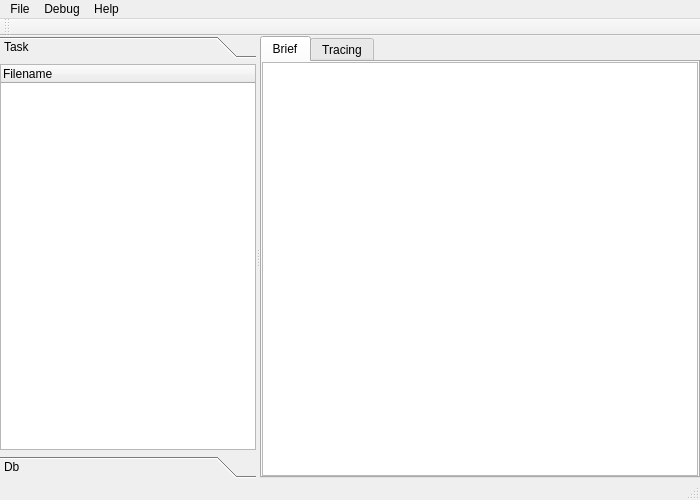
<?xml version="1.0" encoding="UTF-8"?>
<ui version="4.0">
 <class>MainWindow</class>
 <widget class="QMainWindow" name="MainWindow">
  <property name="geometry">
   <rect>
    <x>0</x>
    <y>0</y>
    <width>700</width>
    <height>500</height>
   </rect>
  </property>
  <property name="windowTitle">
   <string>MainWindow</string>
  </property>
  <widget class="QWidget" name="centralwidget">
   <property name="sizePolicy">
    <sizepolicy hsizetype="Minimum" vsizetype="Minimum">
     <horstretch>0</horstretch>
     <verstretch>0</verstretch>
    </sizepolicy>
   </property>
   <layout class="QHBoxLayout" name="horizontalLayout">
    <property name="margin">
     <number>0</number>
    </property>
    <item>
     <widget class="QSplitter" name="splitter">
      <property name="orientation">
       <enum>Qt::Horizontal</enum>
      </property>
      <widget class="QToolBox" name="toolBox">
       <property name="sizePolicy">
        <sizepolicy hsizetype="Expanding" vsizetype="Expanding">
         <horstretch>0</horstretch>
         <verstretch>0</verstretch>
        </sizepolicy>
       </property>
       <property name="minimumSize">
        <size>
         <width>0</width>
         <height>0</height>
        </size>
       </property>
       <property name="currentIndex">
        <number>0</number>
       </property>
       <widget class="QWidget" name="page1">
        <property name="geometry">
         <rect>
          <x>0</x>
          <y>0</y>
          <width>256</width>
          <height>393</height>
         </rect>
        </property>
        <attribute name="label">
         <string>Task</string>
        </attribute>
        <layout class="QVBoxLayout" name="verticalLayout_3">
         <property name="spacing">
          <number>3</number>
         </property>
         <property name="margin">
          <number>0</number>
         </property>
         <item>
          <widget class="QTreeWidget" name="tree">
           <property name="sizePolicy">
            <sizepolicy hsizetype="Expanding" vsizetype="Expanding">
             <horstretch>0</horstretch>
             <verstretch>0</verstretch>
            </sizepolicy>
           </property>
           <property name="minimumSize">
            <size>
             <width>0</width>
             <height>0</height>
            </size>
           </property>
           <column>
            <property name="text">
             <string>Filename</string>
            </property>
           </column>
          </widget>
         </item>
        </layout>
       </widget>
       <widget class="QWidget" name="page2">
        <property name="geometry">
         <rect>
          <x>0</x>
          <y>0</y>
          <width>256</width>
          <height>393</height>
         </rect>
        </property>
        <attribute name="label">
         <string>Db</string>
        </attribute>
        <layout class="QVBoxLayout" name="verticalLayout_4">
         <property name="spacing">
          <number>3</number>
         </property>
         <property name="margin">
          <number>0</number>
         </property>
         <item>
          <widget class="QTreeWidget" name="db_tree">
           <column>
            <property name="text">
             <string>Table</string>
            </property>
           </column>
          </widget>
         </item>
        </layout>
       </widget>
      </widget>
      <widget class="QTabWidget" name="tab">
       <property name="sizePolicy">
        <sizepolicy hsizetype="Expanding" vsizetype="Expanding">
         <horstretch>1</horstretch>
         <verstretch>0</verstretch>
        </sizepolicy>
       </property>
       <property name="currentIndex">
        <number>0</number>
       </property>
       <widget class="QWidget" name="tab1">
        <attribute name="title">
         <string>Brief</string>
        </attribute>
        <layout class="QVBoxLayout" name="verticalLayout">
         <property name="spacing">
          <number>0</number>
         </property>
         <property name="margin">
          <number>0</number>
         </property>
         <item>
          <widget class="QTextEdit" name="text1"/>
         </item>
        </layout>
       </widget>
       <widget class="QWidget" name="tab2">
        <attribute name="title">
         <string>Tracing</string>
        </attribute>
        <layout class="QVBoxLayout" name="verticalLayout_2">
         <property name="spacing">
          <number>0</number>
         </property>
         <property name="margin">
          <number>0</number>
         </property>
         <item>
          <widget class="QTextEdit" name="text2"/>
         </item>
        </layout>
       </widget>
      </widget>
     </widget>
    </item>
   </layout>
  </widget>
  <widget class="QMenuBar" name="menubar">
   <property name="geometry">
    <rect>
     <x>0</x>
     <y>0</y>
     <width>700</width>
     <height>21</height>
    </rect>
   </property>
   <widget class="QMenu" name="menuFile">
    <property name="title">
     <string>File</string>
    </property>
    <addaction name="actionTaskDir"/>
    <addaction name="actionTaskFile"/>
    <addaction name="actionClose"/>
    <addaction name="separator"/>
    <addaction name="actionExit"/>
   </widget>
   <widget class="QMenu" name="menuHelp">
    <property name="title">
     <string>Help</string>
    </property>
    <addaction name="actionAbout"/>
    <addaction name="actionAbout_Qt"/>
   </widget>
   <widget class="QMenu" name="menuDebug">
    <property name="title">
     <string>Debug</string>
    </property>
    <addaction name="actionFile_List"/>
   </widget>
   <addaction name="menuFile"/>
   <addaction name="menuDebug"/>
   <addaction name="menuHelp"/>
  </widget>
  <widget class="QStatusBar" name="statusbar"/>
  <widget class="QToolBar" name="toolBar">
   <property name="windowTitle">
    <string>toolBar</string>
   </property>
   <attribute name="toolBarArea">
    <enum>TopToolBarArea</enum>
   </attribute>
   <attribute name="toolBarBreak">
    <bool>false</bool>
   </attribute>
  </widget>
  <action name="actionTaskDir">
   <property name="text">
    <string>Task Dir</string>
   </property>
   <property name="shortcut">
    <string>Alt+D</string>
   </property>
  </action>
  <action name="actionTaskFile">
   <property name="text">
    <string>Task File</string>
   </property>
   <property name="shortcut">
    <string>Alt+F</string>
   </property>
  </action>
  <action name="actionClose">
   <property name="text">
    <string>Close</string>
   </property>
   <property name="shortcut">
    <string>Alt+C</string>
   </property>
  </action>
  <action name="actionExit">
   <property name="text">
    <string>Exit</string>
   </property>
   <property name="shortcut">
    <string>Alt+X</string>
   </property>
  </action>
  <action name="actionAbout">
   <property name="text">
    <string>About</string>
   </property>
  </action>
  <action name="actionAbout_Qt">
   <property name="text">
    <string>About Qt</string>
   </property>
  </action>
  <action name="actionFile_List">
   <property name="text">
    <string>File List</string>
   </property>
  </action>
 </widget>
 <resources/>
 <connections>
  <connection>
   <sender>actionTaskDir</sender>
   <signal>triggered()</signal>
   <receiver>MainWindow</receiver>
   <slot>OnTaskDir()</slot>
   <hints>
    <hint type="sourcelabel">
     <x>-1</x>
     <y>-1</y>
    </hint>
    <hint type="destinationlabel">
     <x>315</x>
     <y>224</y>
    </hint>
   </hints>
  </connection>
  <connection>
   <sender>actionTaskFile</sender>
   <signal>triggered()</signal>
   <receiver>MainWindow</receiver>
   <slot>OnTaskFile()</slot>
   <hints>
    <hint type="sourcelabel">
     <x>-1</x>
     <y>-1</y>
    </hint>
    <hint type="destinationlabel">
     <x>315</x>
     <y>224</y>
    </hint>
   </hints>
  </connection>
  <connection>
   <sender>actionClose</sender>
   <signal>triggered()</signal>
   <receiver>MainWindow</receiver>
   <slot>OnClose()</slot>
   <hints>
    <hint type="sourcelabel">
     <x>-1</x>
     <y>-1</y>
    </hint>
    <hint type="destinationlabel">
     <x>315</x>
     <y>224</y>
    </hint>
   </hints>
  </connection>
  <connection>
   <sender>actionExit</sender>
   <signal>triggered()</signal>
   <receiver>MainWindow</receiver>
   <slot>close()</slot>
   <hints>
    <hint type="sourcelabel">
     <x>-1</x>
     <y>-1</y>
    </hint>
    <hint type="destinationlabel">
     <x>315</x>
     <y>224</y>
    </hint>
   </hints>
  </connection>
  <connection>
   <sender>actionAbout</sender>
   <signal>triggered()</signal>
   <receiver>MainWindow</receiver>
   <slot>OnAbout()</slot>
   <hints>
    <hint type="sourcelabel">
     <x>-1</x>
     <y>-1</y>
    </hint>
    <hint type="destinationlabel">
     <x>349</x>
     <y>271</y>
    </hint>
   </hints>
  </connection>
  <connection>
   <sender>actionAbout_Qt</sender>
   <signal>triggered()</signal>
   <receiver>MainWindow</receiver>
   <slot>OnAbout_Qt()</slot>
   <hints>
    <hint type="sourcelabel">
     <x>-1</x>
     <y>-1</y>
    </hint>
    <hint type="destinationlabel">
     <x>349</x>
     <y>271</y>
    </hint>
   </hints>
  </connection>
  <connection>
   <sender>toolBox</sender>
   <signal>currentChanged(int)</signal>
   <receiver>MainWindow</receiver>
   <slot>OnToolBoxChanged()</slot>
   <hints>
    <hint type="sourcelabel">
     <x>127</x>
     <y>256</y>
    </hint>
    <hint type="destinationlabel">
     <x>349</x>
     <y>245</y>
    </hint>
   </hints>
  </connection>
  <connection>
   <sender>tree</sender>
   <signal>currentItemChanged(QTreeWidgetItem*,QTreeWidgetItem*)</signal>
   <receiver>MainWindow</receiver>
   <slot>OnTreeItemPressed()</slot>
   <hints>
    <hint type="sourcelabel">
     <x>127</x>
     <y>256</y>
    </hint>
    <hint type="destinationlabel">
     <x>349</x>
     <y>249</y>
    </hint>
   </hints>
  </connection>
  <connection>
   <sender>db_tree</sender>
   <signal>currentItemChanged(QTreeWidgetItem*,QTreeWidgetItem*)</signal>
   <receiver>MainWindow</receiver>
   <slot>OnTreeItemPressed()</slot>
   <hints>
    <hint type="sourcelabel">
     <x>127</x>
     <y>283</y>
    </hint>
    <hint type="destinationlabel">
     <x>349</x>
     <y>249</y>
    </hint>
   </hints>
  </connection>
  <connection>
   <sender>actionFile_List</sender>
   <signal>triggered()</signal>
   <receiver>MainWindow</receiver>
   <slot>OnDebugMenu()</slot>
   <hints>
    <hint type="sourcelabel">
     <x>-1</x>
     <y>-1</y>
    </hint>
    <hint type="destinationlabel">
     <x>349</x>
     <y>249</y>
    </hint>
   </hints>
  </connection>
 </connections>
 <slots>
  <slot>OnTaskDir()</slot>
  <slot>OnTaskFile()</slot>
  <slot>OnClose()</slot>
  <slot>OnAbout()</slot>
  <slot>OnAbout_Qt()</slot>
  <slot>OnTreeItemPressed()</slot>
  <slot>OnToolBoxChanged()</slot>
  <slot>OnDebugMenu()</slot>
 </slots>
</ui>
